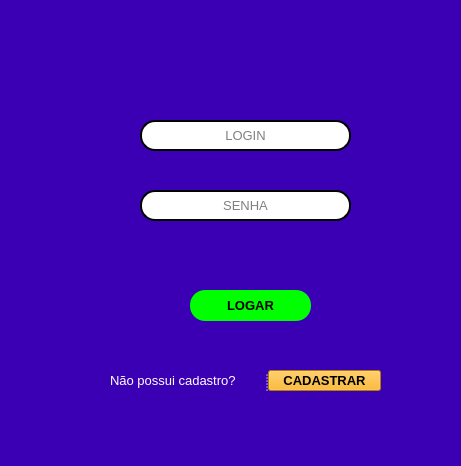
<?xml version="1.0" encoding="UTF-8"?>
<ui version="4.0">
 <class>MainWindow</class>
 <widget class="QMainWindow" name="MainWindow">
  <property name="enabled">
   <bool>true</bool>
  </property>
  <property name="geometry">
   <rect>
    <x>0</x>
    <y>0</y>
    <width>461</width>
    <height>466</height>
   </rect>
  </property>
  <property name="font">
   <font>
    <kerning>true</kerning>
   </font>
  </property>
  <property name="windowTitle">
   <string>MainWindow</string>
  </property>
  <property name="toolTip">
   <string/>
  </property>
  <property name="statusTip">
   <string/>
  </property>
  <property name="whatsThis">
   <string/>
  </property>
  <property name="styleSheet">
   <string notr="true">background-color: rgb(60, 0, 180);</string>
  </property>
  <property name="animated">
   <bool>true</bool>
  </property>
  <property name="dockOptions">
   <set>QMainWindow::AllowTabbedDocks|QMainWindow::AnimatedDocks</set>
  </property>
  <widget class="QWidget" name="centralwidget">
   <widget class="QPushButton" name="pushButton">
    <property name="geometry">
     <rect>
      <x>190</x>
      <y>290</y>
      <width>121</width>
      <height>31</height>
     </rect>
    </property>
    <property name="font">
     <font>
      <family>Arial</family>
      <pointsize>10</pointsize>
      <weight>75</weight>
      <bold>true</bold>
     </font>
    </property>
    <property name="styleSheet">
     <string notr="true">background-color: rgb(0, 255, 0);
border-style: outset;
border-radius: 15px;</string>
    </property>
    <property name="text">
     <string>LOGAR</string>
    </property>
   </widget>
   <widget class="QLineEdit" name="lineEdit">
    <property name="geometry">
     <rect>
      <x>140</x>
      <y>120</y>
      <width>211</width>
      <height>31</height>
     </rect>
    </property>
    <property name="font">
     <font>
      <family>Arial</family>
      <pointsize>10</pointsize>
     </font>
    </property>
    <property name="styleSheet">
     <string notr="true">background-color: rgb(255, 255, 255);
border-radius: 15px;
border-style: outset;
border-width: 2px;</string>
    </property>
    <property name="alignment">
     <set>Qt::AlignCenter</set>
    </property>
    <property name="placeholderText">
     <string>LOGIN</string>
    </property>
   </widget>
   <widget class="QLineEdit" name="lineEdit_2">
    <property name="geometry">
     <rect>
      <x>140</x>
      <y>190</y>
      <width>211</width>
      <height>31</height>
     </rect>
    </property>
    <property name="font">
     <font>
      <family>Arial</family>
      <pointsize>10</pointsize>
     </font>
    </property>
    <property name="styleSheet">
     <string notr="true">background-color: rgb(255, 255, 255);
border-radius: 15px;
border-style: outset;
border-width: 2px;</string>
    </property>
    <property name="echoMode">
     <enum>QLineEdit::Password</enum>
    </property>
    <property name="alignment">
     <set>Qt::AlignCenter</set>
    </property>
    <property name="placeholderText">
     <string>SENHA</string>
    </property>
   </widget>
   <widget class="QLabel" name="label_2">
    <property name="geometry">
     <rect>
      <x>90</x>
      <y>120</y>
      <width>31</width>
      <height>31</height>
     </rect>
    </property>
    <property name="text">
     <string/>
    </property>
    <property name="pixmap">
     <pixmap>tela/17503049231586786427-32.png</pixmap>
    </property>
   </widget>
   <widget class="QLabel" name="label_3">
    <property name="geometry">
     <rect>
      <x>90</x>
      <y>190</y>
      <width>31</width>
      <height>31</height>
     </rect>
    </property>
    <property name="text">
     <string/>
    </property>
    <property name="pixmap">
     <pixmap>tela/1719662671537184109-32.png</pixmap>
    </property>
   </widget>
   <widget class="QLabel" name="label_4">
    <property name="geometry">
     <rect>
      <x>150</x>
      <y>240</y>
      <width>191</width>
      <height>31</height>
     </rect>
    </property>
    <property name="font">
     <font>
      <family>Arial</family>
      <pointsize>10</pointsize>
     </font>
    </property>
    <property name="layoutDirection">
     <enum>Qt::LeftToRight</enum>
    </property>
    <property name="styleSheet">
     <string notr="true">color: rgb(255, 255, 0);</string>
    </property>
    <property name="text">
     <string/>
    </property>
    <property name="alignment">
     <set>Qt::AlignCenter</set>
    </property>
   </widget>
   <widget class="QSplitter" name="splitter">
    <property name="geometry">
     <rect>
      <x>110</x>
      <y>370</y>
      <width>271</width>
      <height>21</height>
     </rect>
    </property>
    <property name="orientation">
     <enum>Qt::Horizontal</enum>
    </property>
    <widget class="QLabel" name="label">
     <property name="font">
      <font>
       <family>Arial</family>
       <pointsize>10</pointsize>
      </font>
     </property>
     <property name="styleSheet">
      <string notr="true">color: rgb(255, 255, 255);</string>
     </property>
     <property name="text">
      <string>Não possui cadastro?</string>
     </property>
    </widget>
    <widget class="QPushButton" name="pushButton_2">
     <property name="font">
      <font>
       <family>Arial</family>
       <pointsize>10</pointsize>
       <weight>75</weight>
       <bold>true</bold>
      </font>
     </property>
     <property name="styleSheet">
      <string notr="true">background-color: rgb(255, 170, 0);</string>
     </property>
     <property name="text">
      <string>CADASTRAR</string>
     </property>
    </widget>
   </widget>
  </widget>
  <widget class="QMenuBar" name="menubar">
   <property name="geometry">
    <rect>
     <x>0</x>
     <y>0</y>
     <width>461</width>
     <height>21</height>
    </rect>
   </property>
  </widget>
  <widget class="QStatusBar" name="statusbar"/>
 </widget>
 <resources/>
 <connections/>
</ui>
